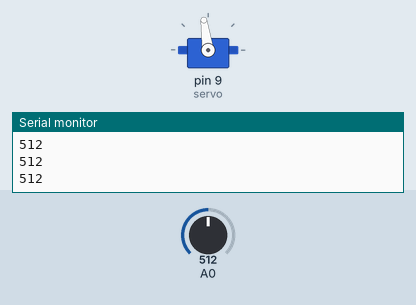
Recording of a sketch running on a simulated Arduino Uno, built with avr-gcc and run on an emulated ATmega328P. On the bench: servo, the last lines printed to the serial monitor. Inputs (shaded band) come from the test bench; at power-on: A0 = 512.

Above: at 1.2 s.
1.3 s: A0 set to 716
At 2.5 s:
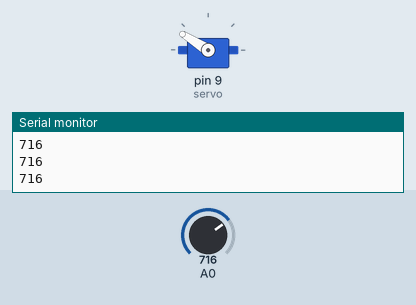
2.8 s: A0 set to 900
At 4.0 s:
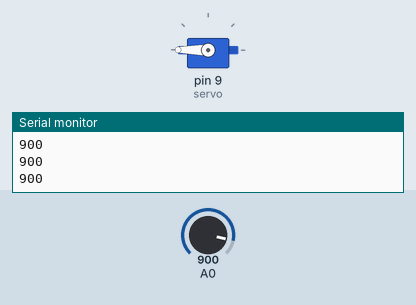
4.3 s: A0 set to 306
At 5.2 s:
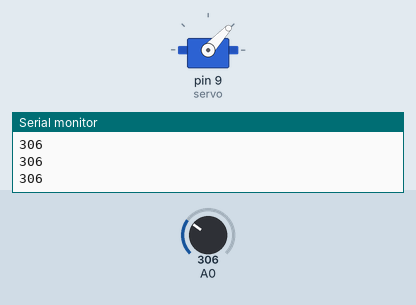
5.8 s: A0 set to 122
At 6.2 s:
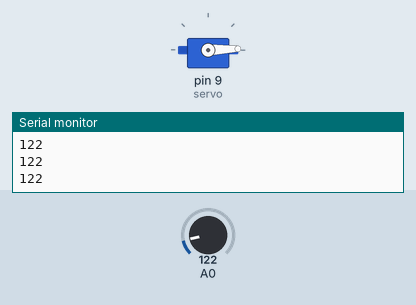
7.3 s: A0 set to 511
At 8.5 s:
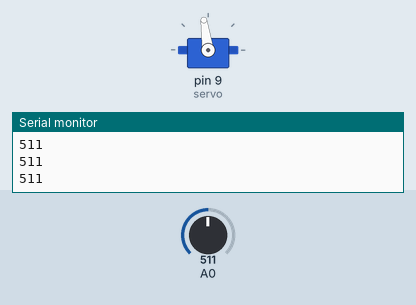
8.8 s: A0 set to 1023
At 9.6 s:
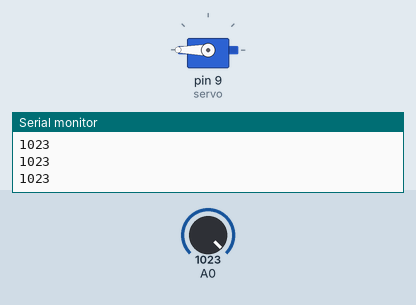
Timing chart, 0 to 11.3 s (numbered marks = the images above; inputs shaded):
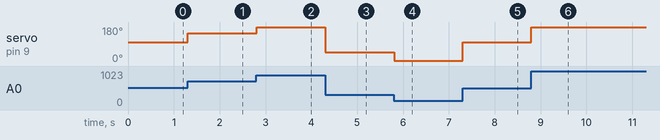

The sketch:

EP01_1_KNOB_1_SERVO.ino
```cpp
// http://Youtube.com/EunchanPark
// from one knob to one servo
#include <Servo.h>

Servo servo;

void setup() {
  servo.attach(9);
  Serial.begin(9600);
}

void loop() {
  int knobValue = analogRead(A0);
  int angle = map(knobValue , 113, 842 , 0, 180);
  servo.write(angle);
  Serial.println(knobValue);
  delay(10);
}
```

Measured:
- after the input at 1.3 s, servo on pin 9 (servo): 98° → 148° at once
- after the input at 2.8 s, servo on pin 9 (servo): 148° → 180° at once
- after the input at 4.3 s, servo on pin 9 (servo): 180° → 47° at once
- after the input at 5.8 s, servo on pin 9 (servo): 47° → 2° at once
- after the input at 7.3 s, servo on pin 9 (servo): 2° → 98° at once
- after the input at 8.8 s, servo on pin 9 (servo): 98° → 180° at once
